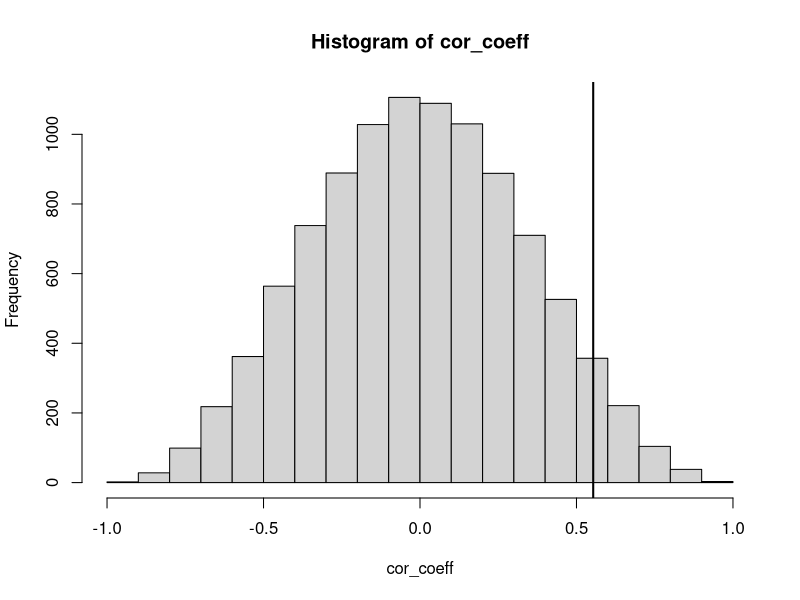
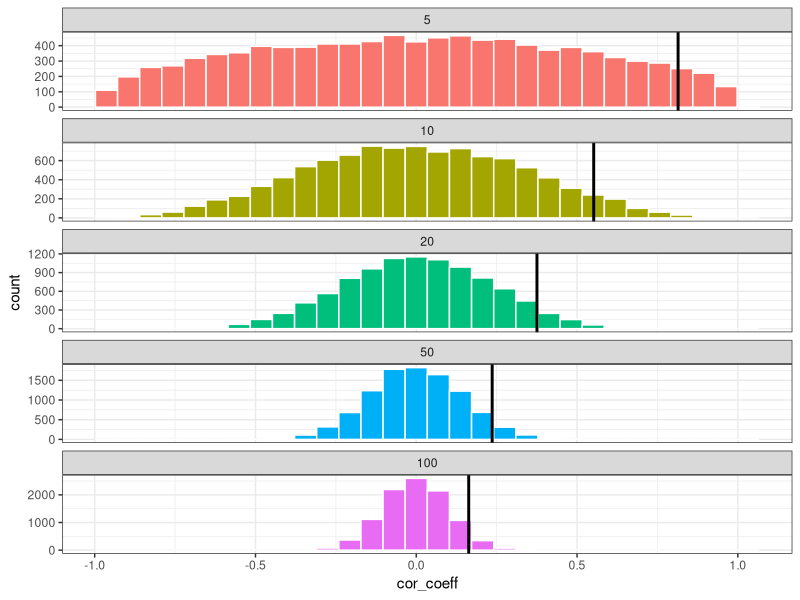

R code for these plots, in order:
## ---- chunk 1
library(tidyverse)
## ---- chunk 2
nsamples <- 10
cor_coeff <- sapply(1:10000,
                    function(i) {
                      x <- runif(nsamples)
                      y <- runif(nsamples)
                      cor(x, y) } )
## ---- chunk 3
hist(cor_coeff)
abline(v = quantile(cor_coeff, 0.95), lwd = 2)
## ---- chunk 4
null_cor_coeff <- {}

for(nsamples in c(5, 10, 20, 50, 100)) {
  cor_coeff <- sapply(1:10000,
                      function(i) {
                        x <- runif(nsamples)
                        y <- runif(nsamples)
                        cor(x, y) } )
  null_cor_coeff <- rbind(null_cor_coeff,
                          cbind(rep(nsamples, 10000),
                                cor_coeff))
}

colnames(null_cor_coeff) <- c('nsamples', 'cor_coeff')
null_cor_coeff <- as.tibble(null_cor_coeff)
## ---- chunk 5
null_cor_coeff_thresh <- null_cor_coeff %>%
  group_by(nsamples) %>%
  summarize(thresh = quantile(cor_coeff, 0.95))
## ---- chunk 6
null_cor_coeff %>%
  ggplot(aes(x = cor_coeff, fill = as.factor(nsamples))) +
  geom_histogram(color = "white") +
  facet_wrap(~nsamples, ncol = 1, scales = "free_y") +
  geom_vline(data = null_cor_coeff_thresh, aes(xintercept = thresh), size = 1) +
  theme_bw() +
  theme(legend.position = "none")
